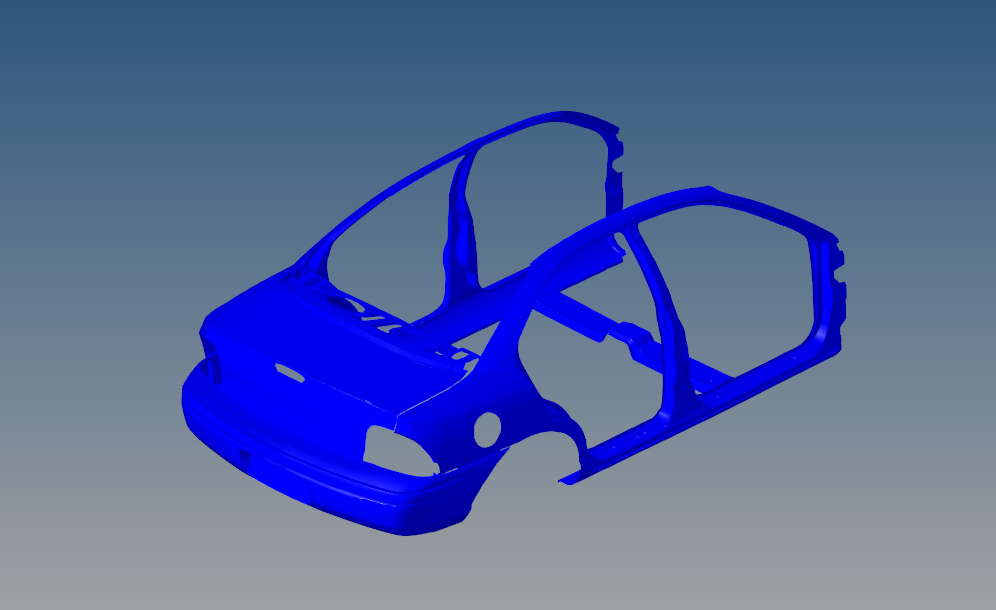
#> input picture Week2_Task/Challenge_2.PNG, 996 x 610 px
$ jupyter execute 'prewitt filter.ipynb'
#> lines starting #> are read from the running program, lines starting #| are printed output that depends on the picture
[cell 1]
import cv2
import numpy as np


def read_image(image_path):
    """This function reads any image from a given path"""
#> called with image_path = 'Challenge_2.PNG'
    image = cv2.imread(image_path)
#> image is the input picture: shape (610, 996, 3); mean B, G, R 156.2, 102.1, 84.1
    return image

def gaussian_filter(image,filter_size,sigma):
    """This function uses gaussian filter to remove image noise"""
    filtered_image = cv2.GaussianBlur(image,(filter_size, filter_size),sigma)
    return filtered_image

def prewitt_filter(any_image):
    """This function uses gaussian filter to remove image noise"""
    image = gaussian_filter(any_image,filter_size=filter_dim,sigma=sigma_val)
    vertical_filter = np.array([[-1,-1,-1],[0,0,0],[1,1,1]])
    horizontal_filter = np.array([[-1,0,1],[-1,0,1],[-1,0,1]])

    vertical_filtered = cv2.filter2D(image,-1,vertical_filter)
    horizontal_filtered = cv2.filter2D(image,-1,horizontal_filter)

    abs_grad_x = cv2.convertScaleAbs(vertical_filtered)
    abs_grad_y = cv2.convertScaleAbs(horizontal_filtered)

    grad =cv2.addWeighted(abs_grad_x,0.5,abs_grad_y,0.5,0)  #0.5 is the sqrt of the abs values
    return grad

def save_image(image_name_format, image):
    """This function saves any image to a given path"""
    cv2.imwrite(image_name_format, image)


filter_dim = 5 #A matrix for the gaussian filter
sigma_val = 5 #sigma is the standard deviation

image = read_image('Challenge_2.PNG')
gray_image = cv2.cvtColor(image, cv2.COLOR_BGR2GRAY) #converts the RGB color first into grey sale using opencv function
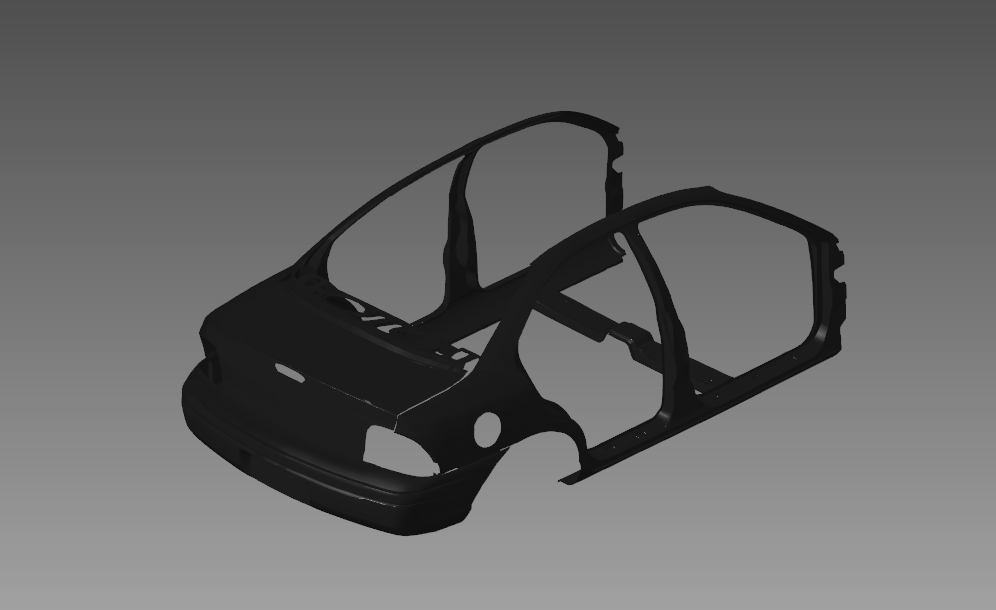
#> gray_image: shape (610, 996); min 14, max 161, mean 102.9

prewitt_filtered_image = prewitt_filter(gray_image)
#> in prewitt_filter, `vertical_filtered = cv2.filter2D(image,-1,vertical_filter)`:
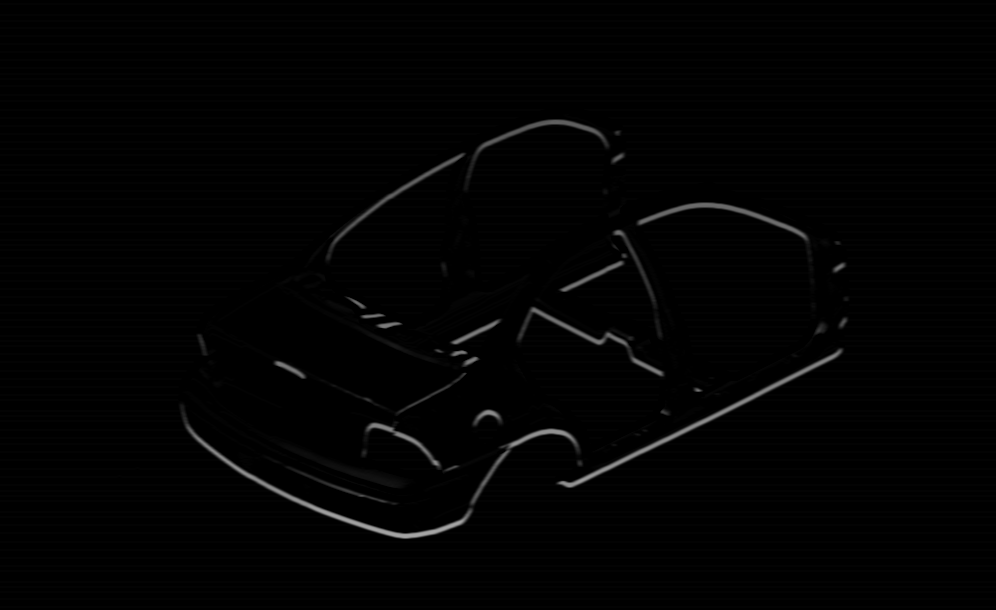
#> vertical_filtered: shape (610, 996); min 0, max 167, mean 2.5
#> in prewitt_filter, `horizontal_filtered = cv2.filter2D(image,-1,horizontal_filter)`:
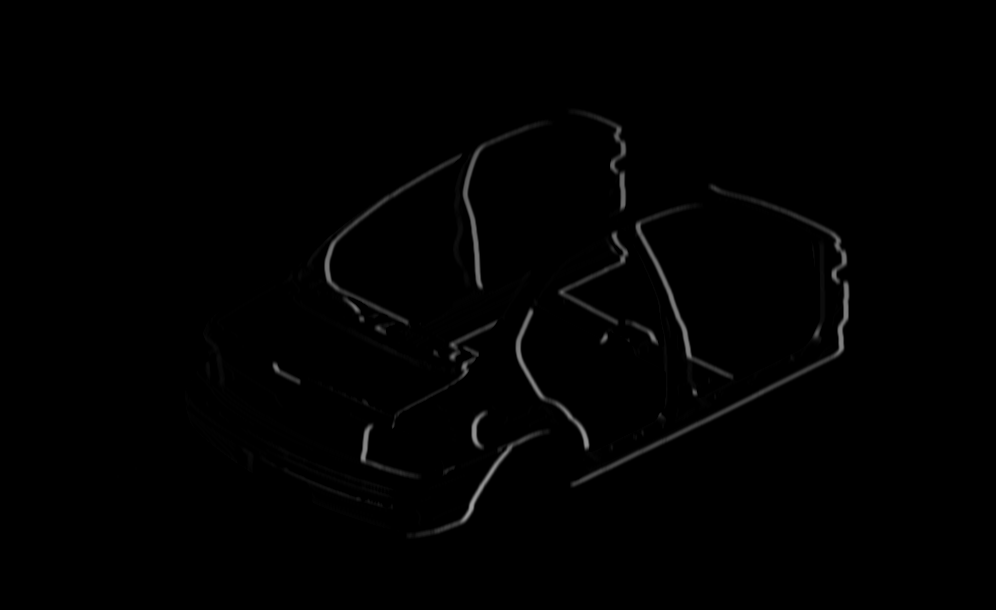
#> horizontal_filtered: shape (610, 996); min 0, max 159, mean 1.5

cv2.imshow('Prewitt Edge Detection', np.hstack((gray_image,prewitt_filtered_image)))
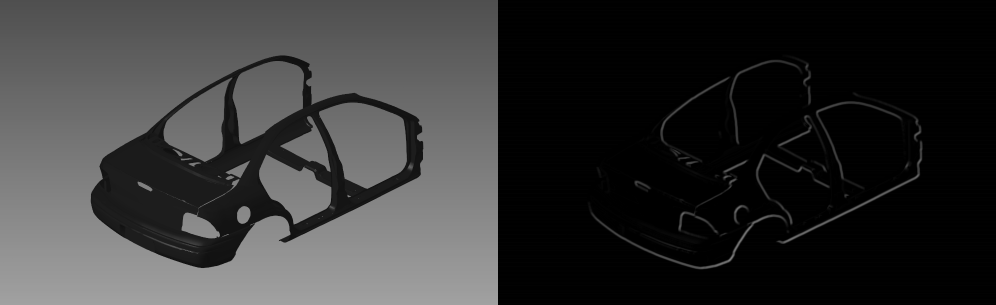
#> window 'Prewitt Edge Detection': shape (610, 1992) (shown at 1/2 size); min 0, max 161, mean 52.5
cv2.waitKey(0)

save_image("result image\\Gray_image_saved.jpg",gray_image)
save_image("result image\\Prewitt_image_saved.jpg",prewitt_filtered_image)
